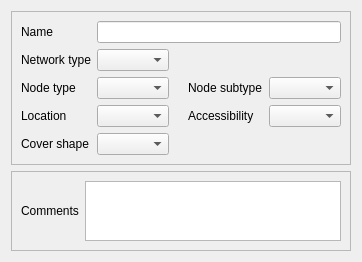
     <widget class="QWidget" name="tab_6">
      <attribute name="title">
       <string>Main\nproperties</string>
      </attribute>
      <layout class="QVBoxLayout" name="verticalLayout_3">
       <item>
        <widget class="QFrame" name="frame">
         <property name="frameShape">
          <enum>QFrame::StyledPanel</enum>
         </property>
         <property name="frameShadow">
          <enum>QFrame::Raised</enum>
         </property>
         <layout class="QGridLayout" name="gridLayout">
          <item row="3" column="0">
           <widget class="QLabel" name="label_8">
            <property name="text">
             <string>Location</string>
            </property>
            <property name="wordWrap">
             <bool>true</bool>
            </property>
           </widget>
          </item>
          <item row="1" column="1">
           <widget class="QComboBox" name="networktype"/>
          </item>
          <item row="3" column="3">
           <widget class="QLabel" name="label_3">
            <property name="text">
             <string>Accessibility</string>
            </property>
            <property name="wordWrap">
             <bool>true</bool>
            </property>
           </widget>
          </item>
          <item row="7" column="0">
           <widget class="QLabel" name="label_25">
            <property name="text">
             <string>Cover shape</string>
            </property>
            <property name="wordWrap">
             <bool>true</bool>
            </property>
           </widget>
          </item>
          <item row="2" column="0">
           <widget class="QLabel" name="label">
            <property name="text">
             <string>Node type</string>
            </property>
            <property name="wordWrap">
             <bool>true</bool>
            </property>
           </widget>
          </item>
          <item row="3" column="1">
           <widget class="QComboBox" name="location"/>
          </item>
          <item row="1" column="0">
           <widget class="QLabel" name="label_2">
            <property name="text">
             <string>Network type</string>
            </property>
            <property name="wordWrap">
             <bool>true</bool>
            </property>
           </widget>
          </item>
          <item row="7" column="1">
           <widget class="QComboBox" name="manholecovershape"/>
          </item>
          <item row="2" column="1">
           <widget class="QComboBox" name="nodetype"/>
          </item>
          <item row="2" column="3">
           <widget class="QLabel" name="label_54">
            <property name="text">
             <string>Node subtype</string>
            </property>
            <property name="wordWrap">
             <bool>true</bool>
            </property>
           </widget>
          </item>
          <item row="2" column="4">
           <widget class="QComboBox" name="nodesubtype"/>
          </item>
          <item row="3" column="4">
           <widget class="QComboBox" name="accessibility"/>
          </item>
          <item row="0" column="0">
           <widget class="QLabel" name="label_17">
            <property name="text">
             <string>Name</string>
            </property>
            <property name="wordWrap">
             <bool>true</bool>
            </property>
           </widget>
          </item>
          <item row="0" column="1" colspan="4">
           <widget class="QLineEdit" name="name"/>
          </item>
         </layout>
        </widget>
       </item>
       <item>
        <widget class="QFrame" name="frame_2">
         <property name="frameShape">
          <enum>QFrame::StyledPanel</enum>
         </property>
         <property name="frameShadow">
          <enum>QFrame::Raised</enum>
         </property>
         <layout class="QHBoxLayout" name="horizontalLayout">
          <item>
           <widget class="QLabel" name="label_7">
            <property name="text">
             <string>Comments</string>
            </property>
           </widget>
          </item>
          <item>
           <widget class="QTextBrowser" name="comment">
            <property name="maximumSize">
             <size>
              <width>16777215</width>
              <height>60</height>
             </size>
            </property>
            <property name="readOnly">
             <bool>false</bool>
            </property>
           </widget>
          </item>
         </layout>
        </widget>
       </item>
      </layout>
     </widget>
